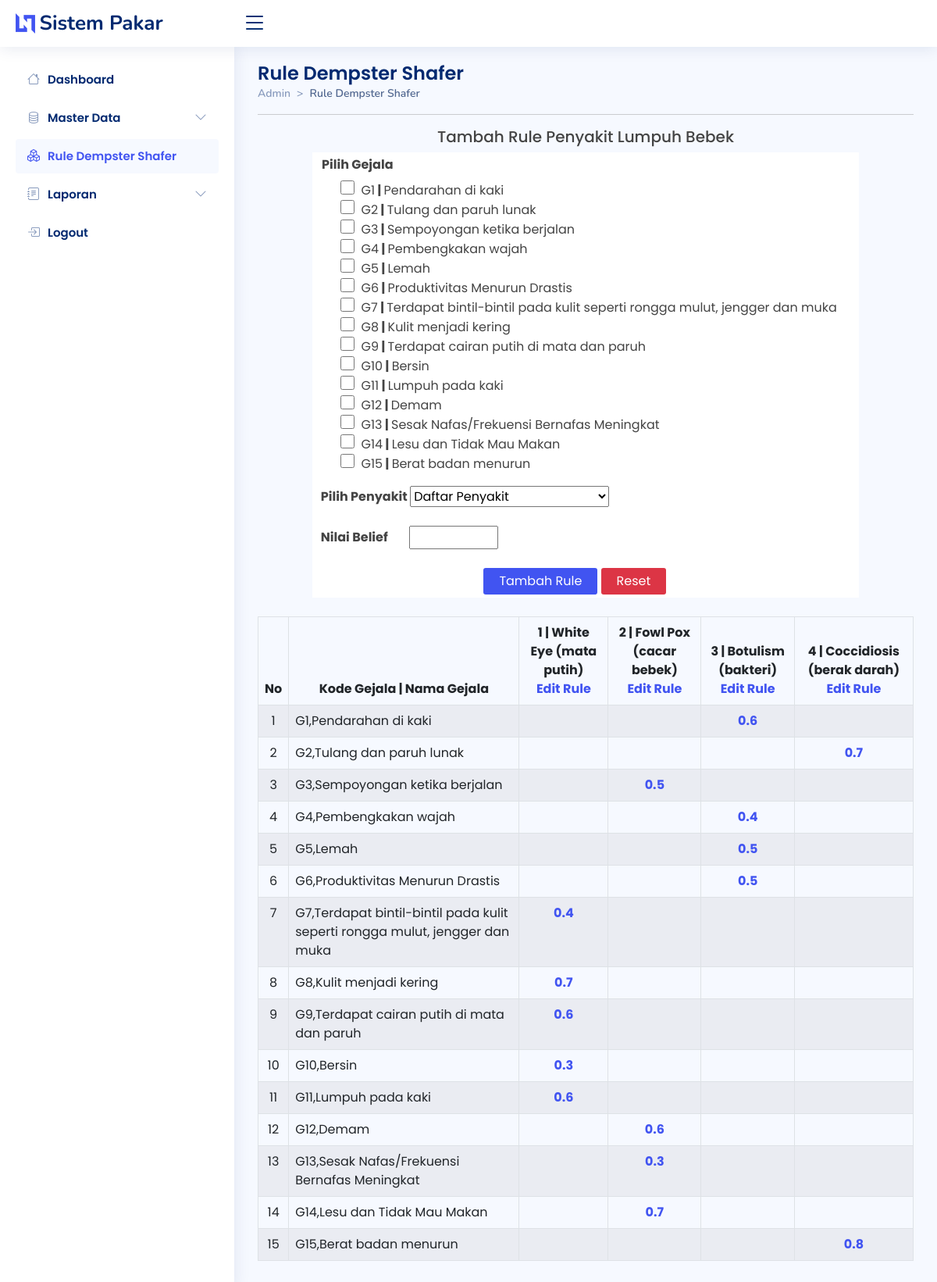
Page /admin/rules/rules.php on the committed database.
### tables this page shows
CREATE TABLE `tb_gejala` (
  `id` int(11) NOT NULL,
  `kdgejala` varchar(3) DEFAULT NULL,
  `gejala` text DEFAULT NULL
);

CREATE TABLE `tb_rules` (
  `id_rules` int(11) NOT NULL,
  `id_gejala` int(11) DEFAULT NULL,
  `id_penyakit` int(11) DEFAULT NULL,
  `belief` float DEFAULT NULL
);

### admin/rules/rules.php (the view, shortened to what this page needs)
<!DOCTYPE html>
<html lang="en">
<head>
  <link href="../../assets/vendor/bootstrap/css/bootstrap.min.css" rel="stylesheet">
  <link rel="stylesheet" href="https://cdn.jsdelivr.net/npm/bootstrap-icons@1.10.2/font/bootstrap-icons.css">
  <link href="../../assets/vendor/boxicons/css/boxicons.min.css" rel="stylesheet">
  <link href="../../assets/vendor/quill/quill.snow.css" rel="stylesheet">
  <link href="../../assets/vendor/quill/quill.bubble.css" rel="stylesheet">
  <link href="../../assets/vendor/remixicon/remixicon.css" rel="stylesheet">
  <link href="../../assets/vendor/simple-datatables/style.css" rel="stylesheet">
  <link href="../../assets/css/style.css" rel="stylesheet">
</head>
<body>
  <header id="header" class="header fixed-top d-flex align-items-center">
    <div class="d-flex align-items-center justify-content-between">
      <a href="../index.php" class="logo d-flex align-items-center">
        <img src="../../assets/img/logo.png" alt="">
        <span class="d-none d-lg-block">Sistem Pakar</span>
      </a>
      <i class="bi bi-list toggle-sidebar-btn"></i>
    </div>
  </header>
  <aside id="sidebar" class="sidebar">
    <ul class="sidebar-nav" id="sidebar-nav">
      <li class="nav-item">
        <a class="nav-link collapsed " href="../index.php">
          <i class="bi bi-house"></i>
          <span>Dashboard</span>
        </a>
      </li>
      <li class="nav-item">
        <a class="nav-link collapsed" data-bs-target="#components-nav" data-bs-toggle="collapse" href="#">
          <i class="bi bi-database"></i><span>Master Data</span><i class="bi bi-chevron-down ms-auto"></i>
        </a>
      </li>
      <li class="nav-item">
        <a class="nav-link" href="../rules/rules.php">
          <i class="bi bi-boxes"></i>
          <span>Rule Dempster Shafer</span>
        </a>
      </li>
      <li class="nav-item">
        <a class="nav-link collapsed" data-bs-target="#forms-nav" data-bs-toggle="collapse" href="#">
          <i class="bi bi-journal-text"></i><span>Laporan</span><i class="bi bi-chevron-down ms-auto"></i>
        </a>
      </li>
      <li class="nav-item">
        <a class="nav-link collapsed" href="javascript:;" data-bs-toggle="modal" data-bs-target="#logoutmodal">
          <i class="bi bi-box-arrow-in-right"></i>
          <span>Logout</span>
        </a>
      </li>
    </ul>
  </aside>
  <main id="main" class="main">
    <div class="pagetitle">
      <h1>Rule Dempster Shafer</h1>
      <nav style="--bs-breadcrumb-divider: '>';">
        <ol class="breadcrumb">
          <li class="breadcrumb-item"><a href="../index.php">Admin</a></li>
          <li class="breadcrumb-item active">Rule Dempster Shafer</li>
        </ol>
      </nav>
      <hr>
    </div>
    <section>
      <div class="row">
        <div class="col-md-12">
          <div class="table-responsive">
            <div class="konten">
              <form id="form1" name="form1" method="post" action="./simpanrules.php" enctype="multipart/form-data">
                <h5 class="text-center">Tambah Rule Penyakit Lumpuh Bebek</h5>
                <table class="tab" width="700" border="0" align="center" cellpadding="4" cellspacing="1" bordercolor="#F0F0F0" bgcolor="#fff">
                  <tr bgcolor="#FFFFFF">
                    <td><strong class="ms-2">Pilih Gejala</strong></td>
                  </tr>
                  <tr bgcolor="#FFFFFF">
                    <td colspan="2">
                      <ul style="list-style:none;">
                        <?php
                        include "../koneksi.php";
                        $arrPenyakit = array();
                        $arrGejala = array();
                        $query = mysqli_query($koneksi, "SELECT * FROM tb_gejala ORDER BY id") or die("Query Error..!" . mysqli_error($koneksi));
                        while ($row = mysqli_fetch_array($query)) {
                          $arrGejala["$row[id]"] = $row['kdgejala'] . "," . $row['gejala'];
                        ?>
                          <li><input class="cekbok" type="checkbox" name="gejala[]" id="gejala" value="<?php echo $row['id']; ?>">&nbsp;
                            <?php echo $row['kdgejala'] . "<strong>&nbsp;|&nbsp;</strong>" . $row['gejala']; ?>
                          </li>
                        <?php } ?>
                      </ul><strong>&nbsp;&nbsp;Pilih Penyakit
                        <select name="daftarpenyakit" id="daftarpenyakit">
                          <option value="NULL">Daftar Penyakit</option>
                          <?php
                          $sqlp = "SELECT * FROM tb_penyakit ORDER BY id";
                          $qryp = mysqli_query($koneksi, $sqlp)
                            or die("SQL Error: " . mysqli_error($koneksi));
                          while ($datap = mysqli_fetch_array($qryp)) {
                            $arrPenyakit["$datap[id]"] = $datap['nama_penyakit'];
                          }
                          ?>
                        </select><br><br>&nbsp;&nbsp;Nilai Belief
                        <input type="text" name="belief" size="5" class="ms-4">
                      </strong>
                    </td>
                  </tr>
                  <tr>
                    <td>&nbsp;</td>
                    <td>
                      <div class="mt-3">
                        <input class="setrule" type="submit" name="Submit" value="Tambah Rule" />
                        <input class="reset" type="reset" name="Submit2" value="Reset" />
                      </div>
                    </td>
                  </tr>
                </table>
              </form>
            </div>
            <table class="table table-striped table-hover table-bordered mt-4">
              <thead>
                <tr>
                  <th>No</th>
                  <th class="text-center">Kode Gejala | Nama Gejala</th>
                  <?php
                  include "../koneksi.php";
                  $query_p = mysqli_query($koneksi, "SELECT id_penyakit FROM tb_rules GROUP BY id_penyakit");
                  while ($data_p = mysqli_fetch_array($query_p)) {
                  ?>
                    <th class="text-center">
                      <?php $idp = $data_p['id_penyakit'];
                      echo "$idp | ";
                      print_r($arrPenyakit["$idp"]); ?><br><a href="./editrules.php?kdpenyakit=<?php echo $data_p['id_penyakit']; ?>">Edit Rule</a></th><?php } ?>
                </tr>
              </thead>
              <tbody>
                <?php
                $query = mysqli_query($koneksi, "SELECT * FROM tb_rules GROUP BY id_gejala ORDER BY id_gejala ASC ") or die(mysqli_error($koneksi));
                while ($row = mysqli_fetch_array($query)) {
                ?>
                  <tr>
                    <td valign="top" class="text-center"><?php echo $row['id_gejala']; ?></td>
                    <td><?php $idG = $row['id_gejala'];
                        print_r($arrGejala["$idG"]);
                        ?></td><?php $query_pb = mysqli_query($koneksi, "SELECT id_penyakit FROM tb_rules GROUP BY id_penyakit ");
                                while ($data_pb = mysqli_fetch_array($query_pb)) {
                                ?>
                      <td><?php $kdpenyakit_B = $data_pb['id_penyakit'];
                                  $kdgejala_B = $row['id_gejala'];
                                  $query_CG = mysqli_query($koneksi, "SELECT * FROM tb_rules WHERE id_penyakit='$kdpenyakit_B' AND id_gejala='$kdgejala_B' ");
                                  while ($data_GB = mysqli_fetch_array($query_CG)) {
                                    echo "<center><strong><a title='Edit Nilai Belief' href='./editbelief.php?id_penyakit=$kdpenyakit_B&id_gejala=$kdgejala_B&belief=$data_GB[belief]'>$data_GB[belief]</a></strong></center>";
                                  }
                          ?></td><?php } ?>
                  </tr>
                <?php } ?>
              </tbody>
            </table>
          </div>
        </div>
      </div>
    </section>
  </main>
</body>
</html>

### assets/css/style.css (style rules this page uses)
:root { scroll-behavior: smooth; }
body { font-family: "Poppins", sans-serif; background: #f6f9ff; color: #444444; }
a { color: #4154f1; text-decoration: none; }
span { font-family: "Poppins", sans-serif; }
h1, h2, h3, h4, h5, h6 { font-family: "Poppins", sans-serif; }
#main { margin-top: 60px; padding: 20px 30px; transition: all 0.3s; }
.pagetitle { margin-bottom: 10px; }
.pagetitle h1 { font-size: 24px; margin-bottom: 0; font-weight: 600; color: #012970; }
.breadcrumb { font-size: 14px; font-family: "Nunito", sans-serif; color: #899bbd; font-weight: 600; }
.breadcrumb a { color: #899bbd; transition: 0.3s; }
.breadcrumb .breadcrumb-item::before { color: #899bbd; }
.breadcrumb .active { color: #51678f; font-weight: 600; }
.logo { line-height: 1; }
@media (min-width: 1200px) { .logo { width: 280px; } }
.logo img { max-height: 26px; margin-right: 6px; }
.logo span { font-size: 26px; font-weight: 700; color: #012970; font-family: "Nunito", sans-serif; }
.header { transition: all 0.5s; z-index: 997; height: 60px; box-shadow: 0px 2px 20px rgba(1, 41, 112, 0.1); background-color: #fff; padding-left: 20px; }
.header .toggle-sidebar-btn { font-size: 32px; padding-left: 10px; cursor: pointer; color: #012970; }
.sidebar { position: fixed; top: 60px; left: 0; bottom: 0; width: 300px; z-index: 996; transition: all 0.3s; padding: 20px; overflow-y: auto; scrollbar-width: thin; scrollbar-color: #aab7cf transparent; box-shadow: 0px 0px 20px rgba(1, 41, 112, 0.1); background-color: #fff; }
@media (min-width: 1200px) { #main, #footer { margin-left: 300px; } }
.sidebar-nav { padding: 0; margin: 0; list-style: none; }
.sidebar-nav li { padding: 0; margin: 0; list-style: none; }
.sidebar-nav .nav-item { margin-bottom: 5px; }
.sidebar-nav .nav-link { display: flex; align-items: center; font-size: 15px; font-weight: 600; color: #4154f1; transition: 0.3; background: #f6f9ff; padding: 10px 15px; border-radius: 4px; }
.sidebar-nav .nav-link i { font-size: 16px; margin-right: 10px; color: #4154f1; }
.sidebar-nav .nav-link.collapsed { color: #012970; background: #fff; }
.sidebar-nav .nav-link.collapsed i { color: #899bbd; }
.sidebar-nav .nav-link .bi-chevron-down { margin-right: 0; transition: transform 0.2s ease-in-out; }

### admin/rules/rules.php (style rules this page uses)
.setrule { background-color: #4154f1; border: none; color: white; padding: 5px 20px; border-radius: 3px; }
.reset { background-color: #dc3545; border: none; color: white; padding: 5px 20px; border-radius: 3px; }
.cekbok { cursor: pointer; width: 18px; height: 18px; }

### rows in the picture
tb_gejala: kdgejala "G1", gejala "Pendarahan di kaki"
tb_gejala: kdgejala "G2", gejala "Tulang dan paruh lunak"
tb_gejala: kdgejala "G3", gejala "Sempoyongan ketika berjalan"
tb_gejala: kdgejala "G4", gejala "Pembengkakan wajah"
tb_gejala: kdgejala "G5", gejala "Lemah"
tb_gejala: kdgejala "G6", gejala "Produktivitas Menurun Drastis"
tb_gejala: kdgejala "G7", gejala "Terdapat bintil-bintil pada kulit seperti rongga mulut, jengger dan muka"
tb_gejala: kdgejala "G8", gejala "Kulit menjadi kering"
tb_gejala: kdgejala "G9", gejala "Terdapat cairan putih di mata dan paruh"
tb_gejala: kdgejala "G10", gejala "Bersin"
tb_gejala: kdgejala "G11", gejala "Lumpuh pada kaki"
tb_gejala: kdgejala "G12", gejala "Demam"
tb_gejala: kdgejala "G13", gejala "Sesak Nafas/Frekuensi Bernafas Meningkat"
tb_gejala: kdgejala "G14", gejala "Lesu dan Tidak Mau Makan"
tb_gejala: kdgejala "G15", gejala "Berat badan menurun"
tb_rules: id_gejala "1", value "G1,Pendarahan di kaki", belief "0.6"
tb_rules: id_gejala "2", value "G2,Tulang dan paruh lunak", belief "0.7"
tb_rules: id_gejala "3", value "G3,Sempoyongan ketika berjalan", belief "0.5"
tb_rules: id_gejala "4", value "G4,Pembengkakan wajah", belief "0.4"
tb_rules: id_gejala "5", value "G5,Lemah", belief "0.5"
tb_rules: id_gejala "6", value "G6,Produktivitas Menurun Drastis", belief "0.5"
tb_rules: id_gejala "7", value "G7,Terdapat bintil-bintil pada kulit seperti rongga mulut, jengger dan muka", belief "0.4"
tb_rules: id_gejala "8", value "G8,Kulit menjadi kering", belief "0.7"
tb_rules: id_gejala "9", value "G9,Terdapat cairan putih di mata dan paruh", belief "0.6"
tb_rules: id_gejala "10", value "G10,Bersin", belief "0.3"
tb_rules: id_gejala "11", value "G11,Lumpuh pada kaki", belief "0.6"
tb_rules: id_gejala "12", value "G12,Demam", belief "0.6"
tb_rules: id_gejala "13", value "G13,Sesak Nafas/Frekuensi Bernafas Meningkat", belief "0.3"
tb_rules: id_gejala "14", value "G14,Lesu dan Tidak Mau Makan", belief "0.7"
tb_rules: id_gejala "15", value "G15,Berat badan menurun", belief "0.8"

### other values in the picture
$idp "1"
$idp "2"
$idp "3"
$idp "4"
